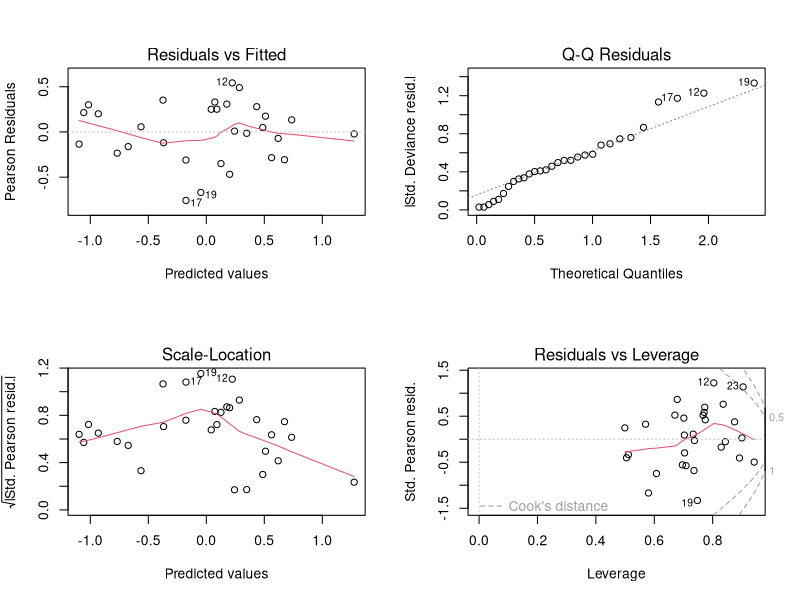
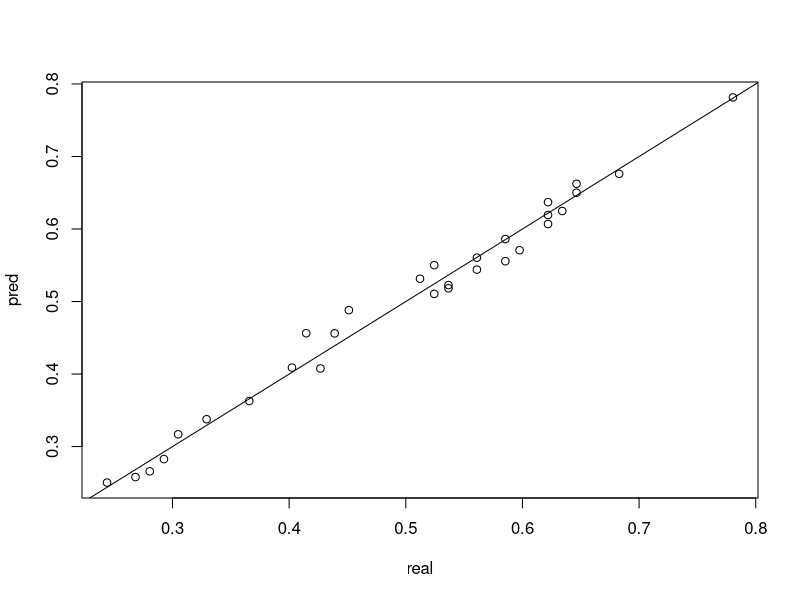
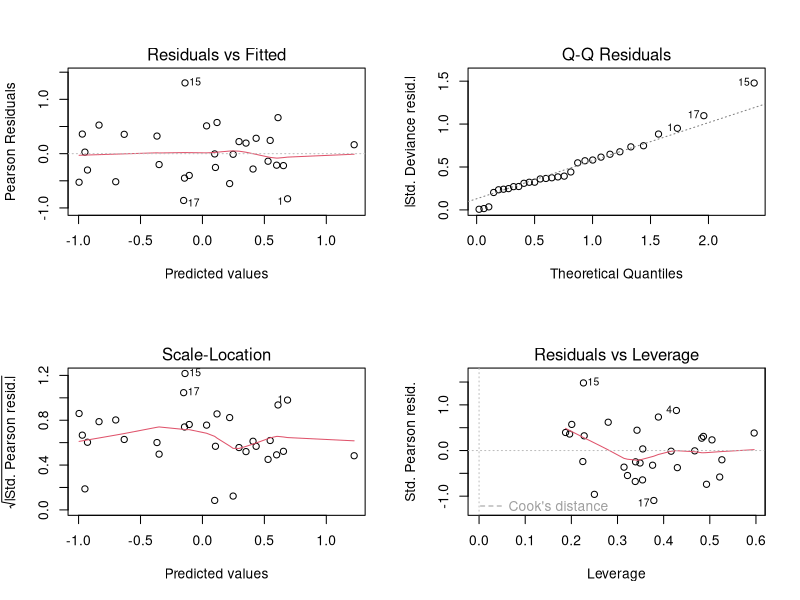
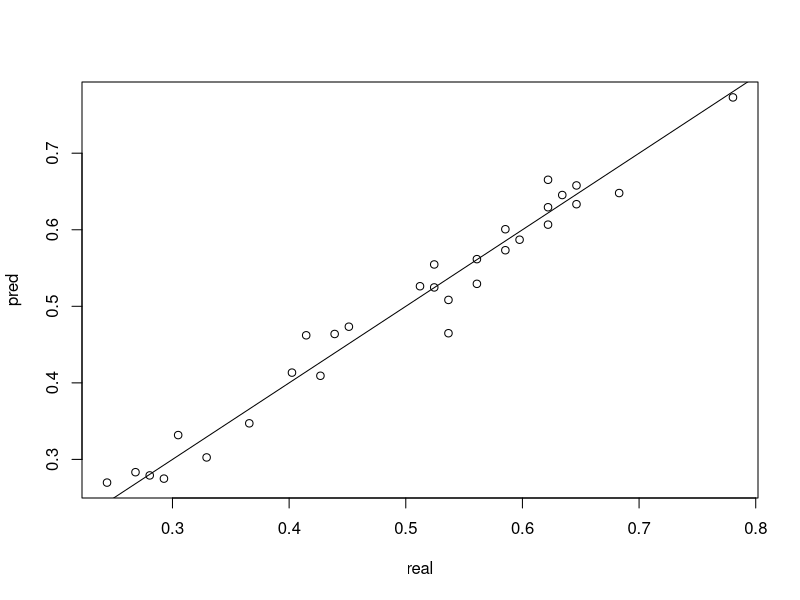
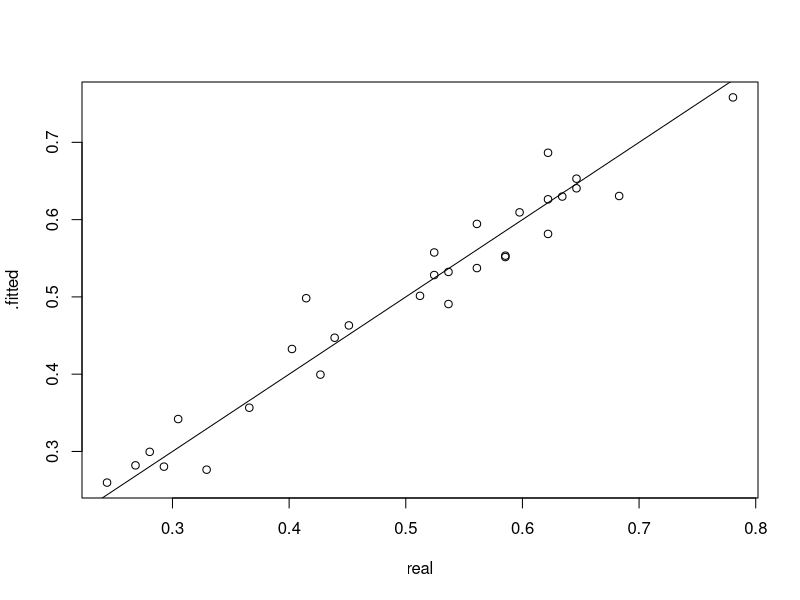

Write the R code that produced these figures, in order.
# R Packages -------------------------------------------

library(readxl)
library(ggfortify)
library(arm)
library(dplyr)

# Excel File --------------------------------------------

data0 <- read_excel("NBA 2022 Advanced Stats.xlsx",
  col_types = c(
    "numeric", "text", "numeric",
    "numeric", "numeric", "numeric",
    "numeric", "numeric", "numeric",
    "numeric", "numeric", "numeric",
      "numeric", "numeric", "numeric",
      "numeric", "numeric", "numeric",
      "numeric", "numeric", "numeric",
      "numeric", "numeric", "numeric",
    "numeric", "text", "numeric", "numeric"
  )
)

data1 <- data0 %>%
  select(
    # Rk, # Rank
    # Team,
    Age, # Player's age on Febury 1 of the season
    W, # Wins
    L, # Losses
    PW, # Pythagorean wins, i.e., expected wins based on points scored and allowed
    PL, # Pythagorean losses, i.e., expected losses based on points scored and allowed
    MOV, # Margin of Victory
    SOS, # Strength of Schedule; a rating of strength. The rating is denominated in points above/below average, where zero in average.
    SRS, # Simple Rating System; a team rating that takes into account average point differential and strength of schedule. The rating is denominated in points above/below average, where zero is average.
    ORtg, # Offensive Rating; An estimate of points produced (players) or scored (teams) per 100 possessions
    DRtg, # Defensive Rating; An estimate of points allowed per 100 possessions
    NRtg, # Net Rating; an estimate of point differential per 100 possessions
    Pace, # Pace Factor; An estimate of possessions per 48 minutes
    FTr, # Free Throw Attempt Rate; Number of FT Attempts Per FG Attempt
    R3PA, # 3-Point Attempt Rate; Percentage of FG Attempts from 3-Point Range
    TS, # True Shooting Percentage; A measure of shooting efficiency that takes into account 2-point
    Offense_eFG, # Effective Field Goal Percentage; This statistic adjusts for the fact that a 3-point field goal is worth one more point than a 2-point field goal.
    Offense_TOV, # Turnover Percentage; An estimate of turnovers committed per 100 plays.
    Offense_ORB, # Offensive Rebound Percentage; An estimate of the percentage of available offensive rebounds a player grabbed while they were on the floor.
    Offense_FT_FGA, # Free Throws Per Field Goal Attempt
    Defense_eFG, # Opponent Effective Field Goal Percentage
    Defense_TOV, # Opponent Turnover Percentage
    Defense_ORB, # Defensive Rebound Percentage; An estimate of the percentage of available offensive rebounds a player grabbed while they were on the floor.
    Defense_FT_FGA, # Opponent Free Throws Per Field Goal Attempt
    # Arena,
    Attend,
    Attend_G
  )
print(data1, n = 5, width = Inf)

# Base Model ------------------------------------------------------

model_base <- glm(cbind(W, L) ~ ., family = binomial(), data = data1)
summary(model_base)
par(mfrow = c(2, 2))
plot(model_base)
par(mfrow = c(1, 1))
data_model_base <- fortify(model_base, ) %>%
  as_tibble() %>%
  mutate(
    real = with(data0, W / (W + L)),
    pred = invlogit(.fitted)
  )
print(data_model_base, n = 5, width = Inf)
with(data_model_base, plot(real, pred))
abline(0, 1)

# Reduced Model -----------------------------------------------------

model_stepwise <- step(model_base)
anova(model_stepwise, model_base)
p_value <- 1 - pchisq(q = 3.6008, df = 11)
p_value
summary(model_stepwise)
par(mfrow = c(2, 2))
plot(model_stepwise)
par(mfrow = c(1, 1))
data_model_stepwise <- fortify(model_stepwise, ) %>%
  as_tibble() %>%
  mutate(
    real = with(data0, W / (W + L)),
    pred = invlogit(.fitted)
  )
with(data_model_stepwise, plot(real, pred))
abline(0, 1)

# Bayesian Model ----------------------------------------------

model_bayes <- bayesglm(
  formula = model_stepwise$formula,
  family = binomial(),
  data = data1,
  prior.df = Inf,
  prior.df.for.intercept = Inf
)
model_bayes$prior.mean
model_bayes$prior.scale
model_bayes$prior.df
summary(model_bayes)
data_model_bayes <- data1 %>%
  mutate(
    .fitted = predict(model_bayes, type = "response"),
    real = with(data0, W / (W + L))
  )
with(data_model_bayes, plot(real, .fitted))
abline(0, 1)
